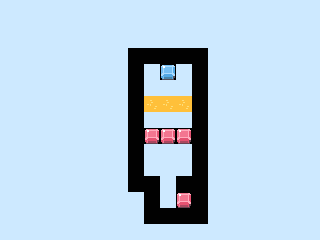

This is a level from a 2D game, rendered from its Tiled map with the project's own tilesets. A one-line summary and the map file follow, with tile-layer data summarised:
An orthogonal 20x15 tile map with 16x16 px tiles, 2 tile layers (Tile Layer 1, Tile Layer 2) and 21 objects.

<map version="1.9" tiledversion="1.9.2" orientation="orthogonal" renderorder="right-down" width="20" height="15" tilewidth="16" tileheight="16" infinite="0" nextlayerid="18" nextobjectid="162">
 <tileset firstgid="1" name="fantasy" tilewidth="16" tileheight="16" tilecount="1120" columns="28">
  <image source="tilesets/tileset.png" width="448" height="640" />
 </tileset>
 <objectgroup id="6" name="collisions" locked="1">
  <object id="136" x="176" y="64" width="48" height="16" />
  <object id="137" x="112" y="64" width="16" height="32" />
  <object id="138" x="96" y="80" width="16" height="64" />
  <object id="139" x="112" y="128" width="32" height="16" />
  <object id="140" x="128" y="144" width="16" height="32" />
  <object id="141" x="144" y="160" width="64" height="16" />
  <object id="142" x="192" y="112" width="16" height="48" />
  <object id="143" x="208" y="64" width="16" height="64" />
  <object id="144" x="160" y="128" width="16" height="16" />
  <object id="145" x="144" y="80" width="16" height="16" />
  <object id="146" x="96" y="32" width="64" height="16" />
  <object id="147" x="96" y="48" width="16" height="32" />
  <object id="149" x="144" y="48" width="48" height="16" />
 </objectgroup>
 <objectgroup id="15" name="moveables">
  <object id="154" x="144" y="96" width="16" height="16" />
  <object id="155" x="160" y="96" width="16" height="16" />
  <object id="156" x="176" y="96" width="16" height="16" />
 </objectgroup>
 <objectgroup id="16" name="endpoint">
  <object id="157" x="144" y="128" width="16" height="16" />
  <object id="158" x="160" y="128" width="16" height="16" />
  <object id="159" x="176" y="128" width="16" height="16" />
  <object id="160" x="176" y="192" width="16" height="16" />
 </objectgroup>
 <objectgroup id="17" name="spawnpoint">
  <object id="161" x="160" y="64" width="16" height="16" />
 </objectgroup>
 <layer id="10" name="Tile Layer 1" width="20" height="15">
  <data>[300 cells, 300 non-empty, 5 distinct tile ids]</data>
 </layer>
 <layer id="11" name="Tile Layer 2" width="20" height="15" locked="1">
  <data>[300 cells, 0 non-empty, 0 distinct tile ids]</data>
 </layer>
</map>
